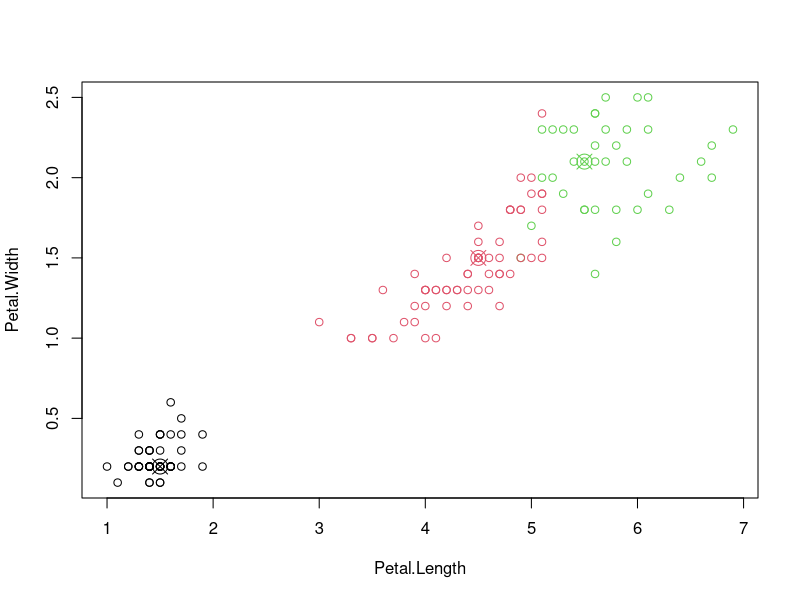
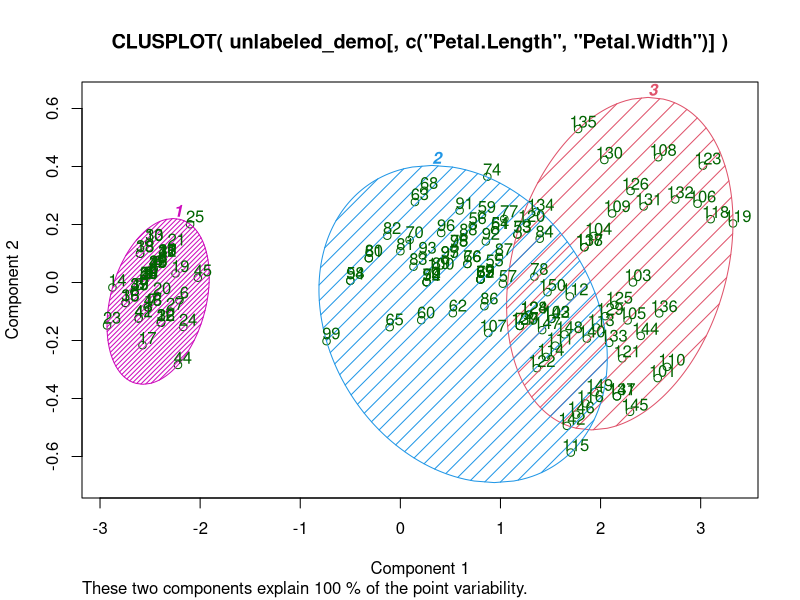

The R source for these figures, in order:
getwd()
#############################
######### 8-10-2024 #########
#############################

#Include Library -> "Cluster"
library(cluster)

demo <- datasets::iris

unlabeled_demo <- demo[-5]
View(unlabeled_demo)

set.seed(123)

iris_kmediods <- pam(unlabeled_demo,k = 3)
class(iris_kmediods)
iris_kmediods

#plot(iris_kmediods[,c("Petal.Length","Petal.Width")],col = iris_kmediods$medoids)
plot(unlabeled_demo[,c("Petal.Length","Petal.Width")],col=iris_kmediods$clustering)
points(iris_kmediods$medoids[,c("Petal.Length","Petal.Width")],col=1:3,pch=13,cex=2)

#Using clusplot function
clusplot(unlabeled_demo[,c("Petal.Length","Petal.Width")],iris_kmediods$clustering,lines = 0,shade = TRUE,color = TRUE,labels = 2,plotchar = FALSE,span = TRUE)
